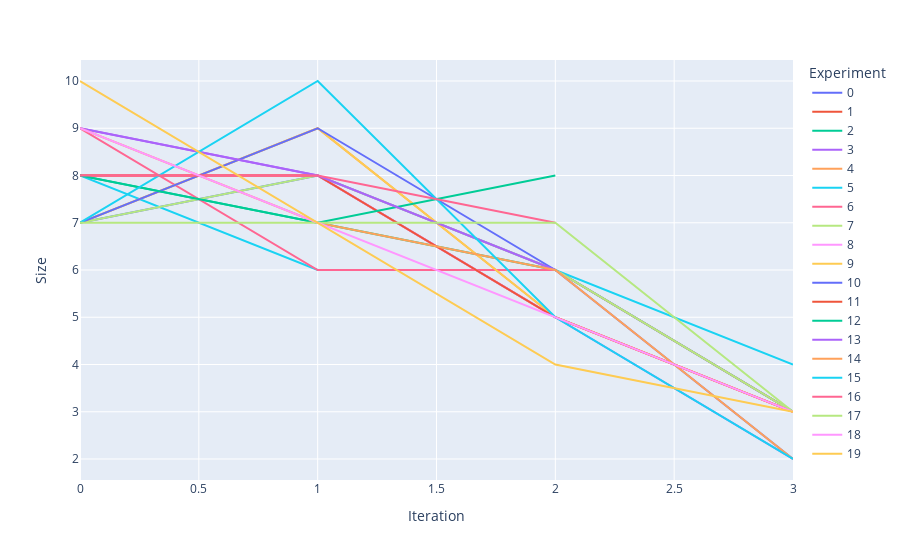

Notebook code for this chart:
### Code cell
df = pd.DataFrame(shell_list)
df = df.transpose()
df = pd.melt(df, ignore_index=False, var_name="Experiment", value_name="Size")
df['Iteration'] = df.index
df.reset_index(inplace=True)
df.dropna(inplace=True)
df.head()
chart = px.line(df, x='Iteration', y='Size', color='Experiment')
chart.show()

### Figure 1 — Plotly figure (JSON) as saved in the notebook; plotly's stock layout.template omitted (floating-point values rounded to 4 significant figures)
{"data": [{"hovertemplate": "Experiment=0<br>Iteration=%{x}<br>Size=%{y}<extra></extra>", "legendgroup": "0", "line": {"color": "#636efa", "dash": "solid"}, "marker": {"symbol": "circle"}, "mode": "lines", "name": "0", "orientation": "v", "showlegend": true, "type": "scatter", "x": [0, 1, 2, 3], "xaxis": "x", "y": [7, 8, 6, 3], "yaxis": "y"}, {"hovertemplate": "Experiment=1<br>Iteration=%{x}<br>Size=%{y}<extra></extra>", "legendgroup": "1", "line": {"color": "#EF553B", "dash": "solid"}, "marker": {"symbol": "circle"}, "mode": "lines", "name": "1", "orientation": "v", "showlegend": true, "type": "scatter", "x": [0, 1, 2, 3], "xaxis": "x", "y": [8, 8, 5, 3], "yaxis": "y"}, {"hovertemplate": "Experiment=2<br>Iteration=%{x}<br>Size=%{y}<extra></extra>", "legendgroup": "2", "line": {"color": "#00cc96", "dash": "solid"}, "marker": {"symbol": "circle"}, "mode": "lines", "name": "2", "orientation": "v", "showlegend": true, "type": "scatter", "x": [0, 1, 2, 3], "xaxis": "x", "y": [8, 7, 6, 3], "yaxis": "y"}, {"hovertemplate": "Experiment=3<br>Iteration=%{x}<br>Size=%{y}<extra></extra>", "legendgroup": "3", "line": {"color": "#ab63fa", "dash": "solid"}, "marker": {"symbol": "circle"}, "mode": "lines", "name": "3", "orientation": "v", "showlegend": true, "type": "scatter", "x": [0, 1, 2, 3], "xaxis": "x", "y": [9, 8, 5, 2], "yaxis": "y"}, {"hovertemplate": "Experiment=4<br>Iteration=%{x}<br>Size=%{y}<extra></extra>", "legendgroup": "4", "line": {"color": "#FFA15A", "dash": "solid"}, "marker": {"symbol": "circle"}, "mode": "lines", "name": "4", "orientation": "v", "showlegend": true, "type": "scatter", "x": [0, 1, 2, 3], "xaxis": "x", "y": [7, 9, 5, 3], "yaxis": "y"}, {"hovertemplate": "Experiment=5<br>Iteration=%{x}<br>Size=%{y}<extra></extra>", "legendgroup": "5", "line": {"color": "#19d3f3", "dash": "solid"}, "marker": {"symbol": "circle"}, "mode": "lines", "name": "5", "orientation": "v", "showlegend": true, "type": "scatter", "x": [0, 1, 2, 3], "xaxis": "x", "y": [8, 6, 6, 4], "yaxis": "y"}, {"hovertemplate": "Experiment=6<br>Iteration=%{x}<br>Size=%{y}<extra></extra>", "legendgroup": "6", "line": {"color": "#FF6692", "dash": "solid"}, "marker": {"symbol": "circle"}, "mode": "lines", "name": "6", "orientation": "v", "showlegend": true, "type": "scatter", "x": [0, 1, 2, 3], "xaxis": "x", "y": [9, 6, 6, 3], "yaxis": "y"}, {"hovertemplate": "Experiment=7<br>Iteration=%{x}<br>Size=%{y}<extra></extra>", "legendgroup": "7", "line": {"color": "#B6E880", "dash": "solid"}, "marker": {"symbol": "circle"}, "mode": "lines", "name": "7", "orientation": "v", "showlegend": true, "type": "scatter", "x": [0, 1, 2, 3], "xaxis": "x", "y": [7, 8, 6, 3], "yaxis": "y"}, {"hovertemplate": "Experiment=8<br>Iteration=%{x}<br>Size=%{y}<extra></extra>", "legendgroup": "8", "line": {"color": "#FF97FF", "dash": "solid"}, "marker": {"symbol": "circle"}, "mode": "lines", "name": "8", "orientation": "v", "showlegend": true, "type": "scatter", "x": [0, 1, 2, 3], "xaxis": "x", "y": [8, 8, 5, 3], "yaxis": "y"}, {"hovertemplate": "Experiment=9<br>Iteration=%{x}<br>Size=%{y}<extra></extra>", "legendgroup": "9", "line": {"color": "#FECB52", "dash": "solid"}, "marker": {"symbol": "circle"}, "mode": "lines", "name": "9", "orientation": "v", "showlegend": true, "type": "scatter", "x": [0, 1, 2, 3], "xaxis": "x", "y": [7, 9, 5, 3], "yaxis": "y"}, {"hovertemplate": "Experiment=10<br>Iteration=%{x}<br>Size=%{y}<extra></extra>", "legendgroup": "10", "line": {"color": "#636efa", "dash": "solid"}, "marker": {"symbol": "circle"}, "mode": "lines", "name": "10", "orientation": "v", "showlegend": true, "type": "scatter", "x": [0, 1, 2, 3], "xaxis": "x", "y": [7, 9, 6, 2], "yaxis": "y"}, {"hovertemplate": "Experiment=11<br>Iteration=%{x}<br>Size=%{y}<extra></extra>", "legendgroup": "11", "line": {"color": "#EF553B", "dash": "solid"}, "marker": {"symbol": "circle"}, "mode": "lines", "name": "11", "orientation": "v", "showlegend": true, "type": "scatter", "x": [0, 1, 2, 3], "xaxis": "x", "y": [8, 8, 5, 3], "yaxis": "y"}, {"hovertemplate": "Experiment=12<br>Iteration=%{x}<br>Size=%{y}<extra></extra>", "legendgroup": "12", "line": {"color": "#00cc96", "dash": "solid"}, "marker": {"symbol": "circle"}, "mode": "lines", "name": "12", "orientation": "v", "showlegend": true, "type": "scatter", "x": [0, 1, 2], "xaxis": "x", "y": [8, 7, 8], "yaxis": "y"}, {"hovertemplate": "Experiment=13<br>Iteration=%{x}<br>Size=%{y}<extra></extra>", "legendgroup": "13", "line": {"color": "#ab63fa", "dash": "solid"}, "marker": {"symbol": "circle"}, "mode": "lines", "name": "13", "orientation": "v", "showlegend": true, "type": "scatter", "x": [0, 1, 2], "xaxis": "x", "y": [9, 8, 6], "yaxis": "y"}, {"hovertemplate": "Experiment=14<br>Iteration=%{x}<br>Size=%{y}<extra></extra>", "legendgroup": "14", "line": {"color": "#FFA15A", "dash": "solid"}, "marker": {"symbol": "circle"}, "mode": "lines", "name": "14", "orientation": "v", "showlegend": true, "type": "scatter", "x": [0, 1, 2, 3], "xaxis": "x", "y": [9, 7, 6, 2], "yaxis": "y"}, {"hovertemplate": "Experiment=15<br>Iteration=%{x}<br>Size=%{y}<extra></extra>", "legendgroup": "15", "line": {"color": "#19d3f3", "dash": "solid"}, "marker": {"symbol": "circle"}, "mode": "lines", "name": "15", "orientation": "v", "showlegend": true, "type": "scatter", "x": [0, 1, 2, 3], "xaxis": "x", "y": [7, 10, 5, 2], "yaxis": "y"}, {"hovertemplate": "Experiment=16<br>Iteration=%{x}<br>Size=%{y}<extra></extra>", "legendgroup": "16", "line": {"color": "#FF6692", "dash": "solid"}, "marker": {"symbol": "circle"}, "mode": "lines", "name": "16", "orientation": "v", "showlegend": true, "type": "scatter", "x": [0, 1, 2], "xaxis": "x", "y": [8, 8, 7], "yaxis": "y"}, {"hovertemplate": "Experiment=17<br>Iteration=%{x}<br>Size=%{y}<extra></extra>", "legendgroup": "17", "line": {"color": "#B6E880", "dash": "solid"}, "marker": {"symbol": "circle"}, "mode": "lines", "name": "17", "orientation": "v", "showlegend": true, "type": "scatter", "x": [0, 1, 2, 3], "xaxis": "x", "y": [7, 7, 7, 3], "yaxis": "y"}, {"hovertemplate": "Experiment=18<br>Iteration=%{x}<br>Size=%{y}<extra></extra>", "legendgroup": "18", "line": {"color": "#FF97FF", "dash": "solid"}, "marker": {"symbol": "circle"}, "mode": "lines", "name": "18", "orientation": "v", "showlegend": true, "type": "scatter", "x": [0, 1, 2, 3], "xaxis": "x", "y": [9, 7, 5, 3], "yaxis": "y"}, {"hovertemplate": "Experiment=19<br>Iteration=%{x}<br>Size=%{y}<extra></extra>", "legendgroup": "19", "line": {"color": "#FECB52", "dash": "solid"}, "marker": {"symbol": "circle"}, "mode": "lines", "name": "19", "orientation": "v", "showlegend": true, "type": "scatter", "x": [0, 1, 2, 3], "xaxis": "x", "y": [10, 7, 4, 3], "yaxis": "y"}], "layout": {"legend": {"title": {"text": "Experiment"}, "tracegroupgap": 0}, "margin": {"t": 60}, "xaxis": {"anchor": "y", "domain": [0, 1], "title": {"text": "Iteration"}}, "yaxis": {"anchor": "x", "domain": [0, 1], "title": {"text": "Size"}}}}
